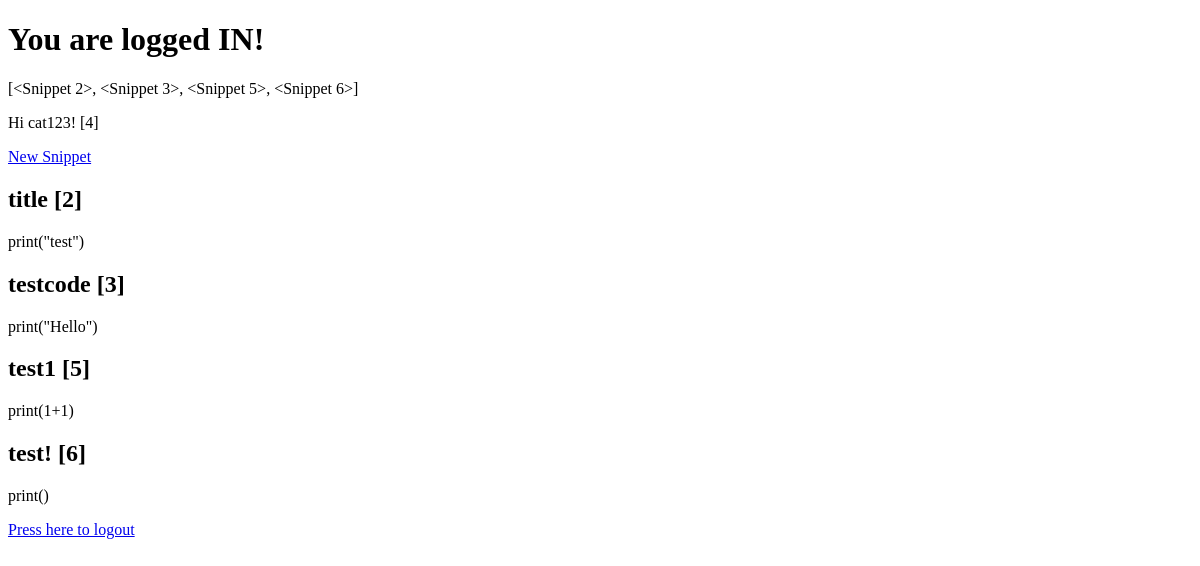
/dashboard (signed in), run on an earlier commit of the app's database.
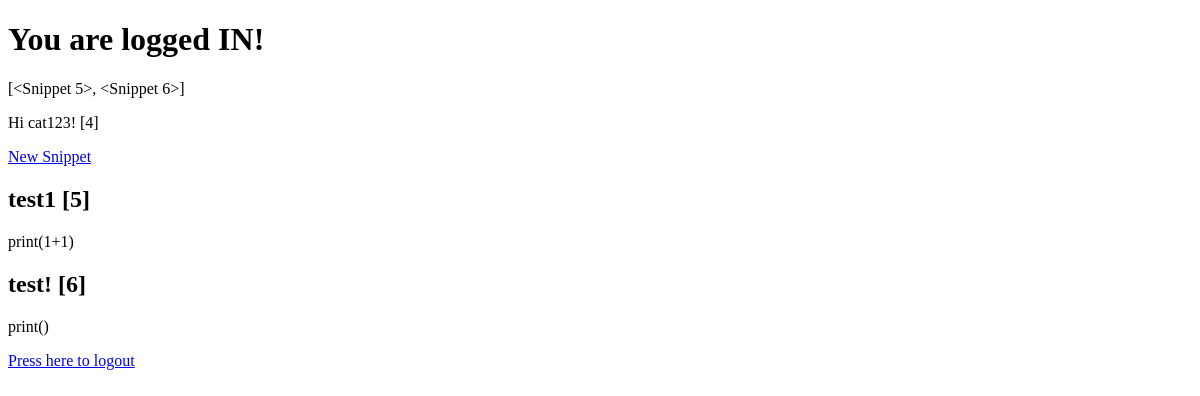
And on a later commit of the database.
### app.py (models this page shows)
class User(db.Model, UserMixin):
    id = db.Column(db.Integer, primary_key=True)
    username = db.Column(db.String(20), nullable=True, unique=True)
    password = db.Column(db.String(80), nullable=True)
    snippets = db.relationship('Snippet', backref='author',lazy=True)

class Snippet(db.Model):
    id = db.Column(db.Integer, primary_key=True)
    title = db.Column(db.String(100), nullable=True, unique=True)
    content = db.Column(db.Text, nullable=False)
    date_posted=db.Column(db.DateTime, nullable=False, default=datetime.utcnow)
    user_id = db.Column(db.Integer, db.ForeignKey('user.id', name='fk_user_id') ,nullable=False)

### app.py (the view)
@app.route('/dashboard',methods=['GET','POST'])
@login_required
def dashboard():
    snippets=current_user.snippets
    return render_template('dashboard.html',snippets=snippets)

### app.py (called while the page is built)
@login_manager.user_loader
def load_user(user_id):
    return User.query.get(int(user_id))

### templates/dashboard.html (shortened to what this page needs)
<!DOCTYPE html>
<html lang="en">
<head>
</head>
<body>
    <h1>You are logged IN!</h1>
    <p>{{snippets}}</p>
{% if current_user.is_authenticated %}
    <p> Hi {{ current_user.username }}! [{{current_user.id}}]</p>
{% endif %}
    <a href="{{url_for('new_snippet')}}"> New Snippet</a>
    {% for snippets in snippets %}
    <h2>{{snippets.title}} [{{snippets.id}}]</h2>
    <p>{{snippets.content}}</p>
    {% endfor %}
    <a href="{{url_for('logout')}}">Press here to logout</a>
  </body>
</html>

What changed in the data, as far as the page shows it:
removed Snippet: title "title", id "2", content "print(\"test\")"
removed Snippet: title "testcode", id "3", content "print(\"Hello\")"
Also different on the page:
{{ snippets }}: "[<Snippet 2>, <Snippet 3>, <Snippet 5>, <Snippet 6>]" → "[<Snippet 5>, <Snippet 6>]"
